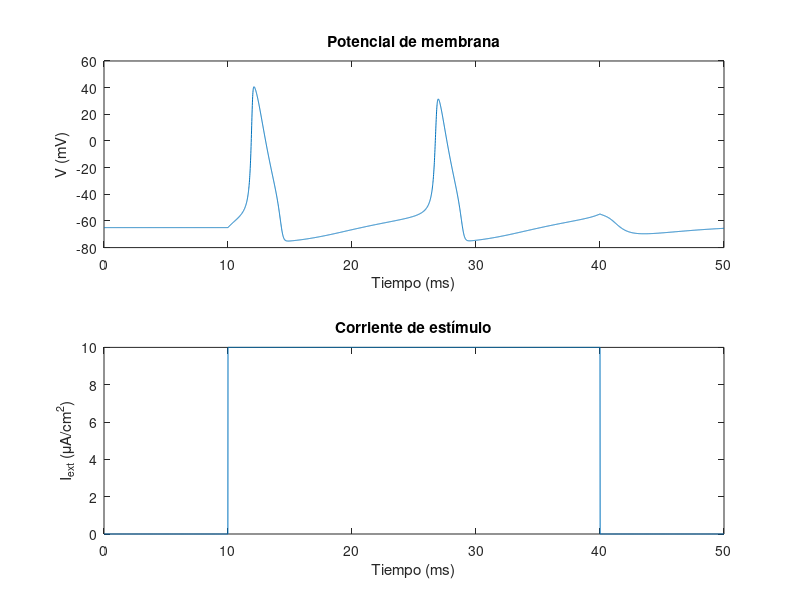

This figure's MATLAB source:
function hodgkin_huxley
    % Parámetros del modelo Hodgkin-Huxley
    C_m = 1.0;    % Capacitancia de la membrana, uF/cm^2
    g_Na = 120.0; % Conductancia máxima de Na, mS/cm^2
    g_K = 36.0;   % Conductancia máxima de K, mS/cm^2
    g_L = 0.3;    % Conductancia de fuga, mS/cm^2
    E_Na = 50.0;  % Potencial de equilibrio de Na, mV
    E_K = -77.0;  % Potencial de equilibrio de K, mV
    E_L = -54.4;  % Potencial de equilibrio de fuga, mV

    % Parámetros de la simulación
    t_end = 50; % Tiempo de simulación, ms
    dt = 0.01;  % Paso de tiempo, ms
    time = 0:dt:t_end; % Vector de tiempo

    % Variables del modelo
    V = -65; % Potencial de membrana, mV
    m = alpha_m(V) / (alpha_m(V) + beta_m(V));
    h = alpha_h(V) / (alpha_h(V) + beta_h(V));
    n = alpha_n(V) / (alpha_n(V) + beta_n(V));

    % Estímulo de corriente
    I_ext = zeros(size(time));
    I_ext(time >= 10 & time <= 40) = 10; % Corriente externa de 10 uA/cm^2 entre 10 ms y 40 ms

    % Almacenamiento de resultados
    V_trace = zeros(size(time));
    m_trace = zeros(size(time));
    h_trace = zeros(size(time));
    n_trace = zeros(size(time));

    % Simulación
    for i = 1:length(time)
        % Corrientes iónicas
        I_Na = g_Na * m^3 * h * (V - E_Na);
        I_K = g_K * n^4 * (V - E_K);
        I_L = g_L * (V - E_L);

        % Ecuación diferencial del potencial de membrana
        dVdt = (I_ext(i) - I_Na - I_K - I_L) / C_m;

        % Actualización del potencial de membrana
        V = V + dt * dVdt;

        % Ecuaciones diferenciales de las variables de compuerta
        dm = alpha_m(V) * (1 - m) - beta_m(V) * m;
        dh = alpha_h(V) * (1 - h) - beta_h(V) * h;
        dn = alpha_n(V) * (1 - n) - beta_n(V) * n;

        % Actualización de las variables de compuerta
        m = m + dt * dm;
        h = h + dt * dh;
        n = n + dt * dn;

        % Almacenar los resultados
        V_trace(i) = V;
        m_trace(i) = m;
        h_trace(i) = h;
        n_trace(i) = n;
    end

    % Graficar los resultados
    figure;
    subplot(2,1,1);
    plot(time, V_trace);
    title('Potencial de membrana');
    xlabel('Tiempo (ms)');
    ylabel('V (mV)');

    subplot(2,1,2);
    plot(time, I_ext);
    title('Corriente de estímulo');
    xlabel('Tiempo (ms)');
    ylabel('I_{ext} (\muA/cm^2)');
end

% Funciones auxiliares para las tasas de transición
function val = alpha_m(V)
    val = 0.1 * (V + 40) / (1 - exp(-(V + 40) / 10));
end

function val = beta_m(V)
    val = 4 * exp(-(V + 65) / 18);
end

function val = alpha_h(V)
    val = 0.07 * exp(-(V + 65) / 20);
end

function val = beta_h(V)
    val = 1 / (1 + exp(-(V + 35) / 10));
end

function val = alpha_n(V)
    val = 0.01 * (V + 55) / (1 - exp(-(V + 55) / 10));
end

function val = beta_n(V)
    val = 0.125 * exp(-(V + 65) / 80);
end

